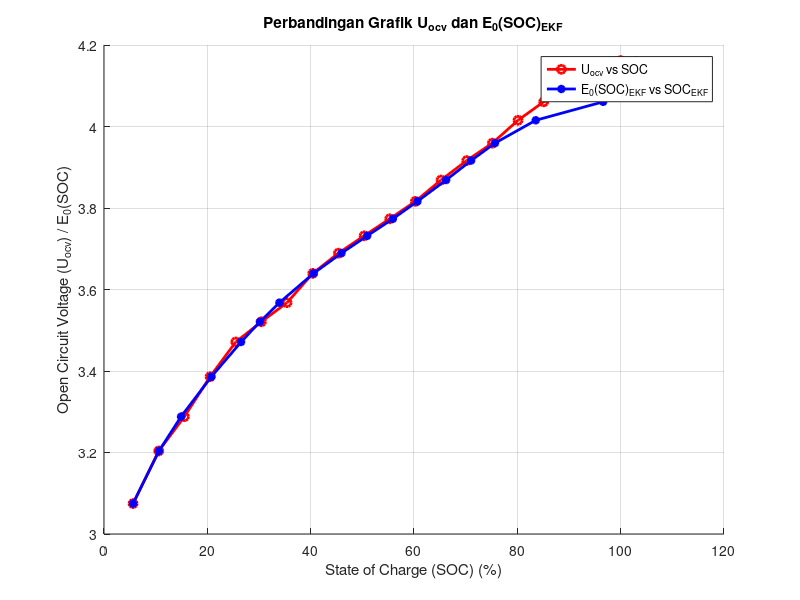

MATLAB code to generate this figure:
clc; clear; close all;

% Data dari tabel pertama
U_ocv_1 = [4.1617, 4.0913, 4.0749, 4.0606, 4.0153, 3.9592, 3.9164, 3.8687, 3.8163, 3.7735, 3.7317, 3.6892, 3.6396, 3.5677, 3.5208, 3.4712, 3.3860, 3.2880, 3.2037, 3.0747];
SOC_1 = [100, 95.03, 90.07, 85.10, 80.13, 75.17, 70.20, 65.24, 60.27, 55.30, 50.34, 45.37, 40.40, 35.43, 30.46, 25.50, 20.53, 15.56, 10.59, 5.63];

% Data dari tabel kedua
E0_SOC_EKF_1 = [4.1617, 4.0913, 4.0749, 4.0606, 4.0153, 3.9592, 3.9164, 3.8687, 3.8163, 3.7735, 3.7317, 3.6892, 3.6396, 3.5677, 3.5208, 3.4712, 3.3860, 3.2880, 3.2037, 3.0747];
SOC_EKF_1 = [102.971286, 99.598969, 98.273589, 96.609964, 83.563460, 75.670151, 71.050041, 66.224239, 60.658650, 55.910895, 50.939415, 45.963723, 40.556700, 33.952234, 30.181458, 26.528364, 20.788291, 14.912721, 10.637178, 5.616915];

% Plot kedua grafik dalam satu figure
figure;
hold on;
plot(SOC_1, U_ocv_1, 'ro-', 'LineWidth', 2, 'DisplayName', 'U_{ocv} vs SOC');
plot(SOC_EKF_1, E0_SOC_EKF_1, 'b*-', 'LineWidth', 2, 'DisplayName', 'E_0(SOC)_{EKF} vs SOC_{EKF}');

% Format plot
xlabel('State of Charge (SOC) (%)');
ylabel('Open Circuit Voltage (U_{ocv}) / E_0(SOC)');
title('Perbandingan Grafik U_{ocv} dan E_0(SOC)_{EKF}');
legend('Location', 'best');
grid on;
hold off;
